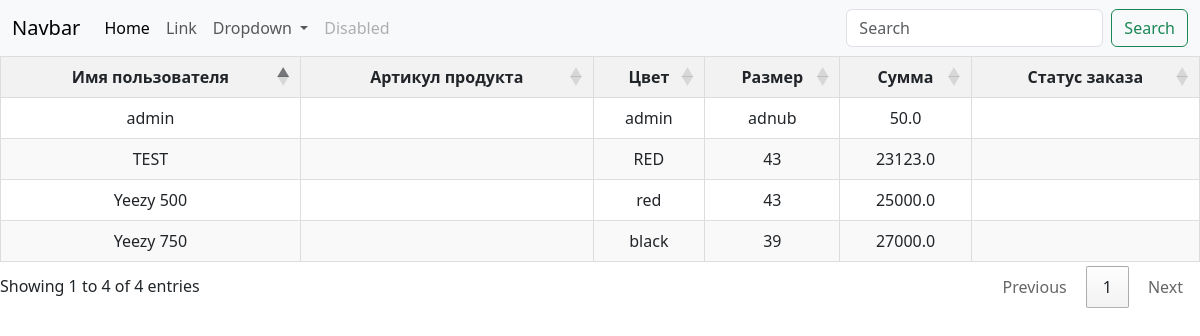
The page / on the database its author committed.
### telegram/models.py (models this page shows)
class Application(models.Model):
    name = models.CharField(
        max_length=255,
        verbose_name='Имя пользователя',
        )
    sku = models.CharField(
        max_length=255,
        verbose_name='Артикул товара',
        )
    color = models.CharField(
        max_length=255,
        verbose_name='Цвет товара',
        )
    size = models.CharField(
        max_length=255,
        verbose_name='Размер товара',
        )
    amount = models.FloatField()
    status = models.ForeignKey(Status, on_delete=models.CASCADE)
    photo = models.ImageField(
        upload_to='photos/', blank=True, null=True
        )
    class Meta:
        verbose_name = 'Товар'
        verbose_name_plural = 'Товары'

### telegram/views.py (the view)
# urls.py: path('', views.Core, name='core'),
def Core(request):
    applications = Application.objects.all()
    status = Status.objects.all()
    paginator = Paginator(applications, 10)
    page_number = request.GET.get('page')  # Get the current page number from the request
    page_obj = paginator.get_page(page_number)
    context = {
        'applications': applications,
        'status' : status,
        'page_obj': page_obj,
    }
    return render(request, 'applications.html',context=context)

### telegram/templates/applications.html (shortened to what this page needs)
<!DOCTYPE html>
<html>
<head>
    <link rel="stylesheet" type="text/css" href="https://cdn.datatables.net/1.10.25/css/jquery.dataTables.css">
    <link href="https://cdn.jsdelivr.net/npm/bootstrap@5.3.0/dist/css/bootstrap.min.css" rel="stylesheet">
</head>
<body>
    <nav class="navbar navbar-expand-lg bg-body-tertiary">
        <div class="container-fluid">
          <a class="navbar-brand" href="#">Navbar</a>
          <div class="collapse navbar-collapse" id="navbarSupportedContent">
            <ul class="navbar-nav me-auto mb-2 mb-lg-0">
              <li class="nav-item">
                <a class="nav-link active" aria-current="page" href="#">Home</a>
              </li>
              <li class="nav-item">
                <a class="nav-link" href="#">Link</a>
              </li>
              <li class="nav-item dropdown">
                <a class="nav-link dropdown-toggle" href="#" role="button" data-bs-toggle="dropdown" aria-expanded="false">
                  Dropdown
                </a>
              </li>
              <li class="nav-item">
                <a class="nav-link disabled">Disabled</a>
              </li>
            </ul>
            <form class="d-flex" role="search">
              <input class="form-control me-2" type="search" placeholder="Search" aria-label="Search">
              <button class="btn btn-outline-success" type="submit">Search</button>
            </form>
          </div>
        </div>
      </nav>
    <table id="applicationTable">
        <thead>
            <tr>
                <th>Имя пользователя</th>
                <th>Артикул продукта</th>
                <th>Цвет</th>
                <th>Размер</th>
                <th>Сумма</th>
                <th>Статус заказа</th>
            </tr>
        </thead>
        <tbody>
            {% for application in applications %}
            <tr>
                <td>{{ application.name }}</td>
                <td>{{ application.sku }}</td>
                <td>{{ application.color }}</td>
                <td>{{ application.size }}</td>
                <td>{{ application.amount }}</td>
                <td>{{ application.status.names }}</td>
            </tr>
            {% endfor %}
        </tbody>
    </table>
</body>
</html>

### telegram/templates/applications.html (style rules this page uses)
#applicationTable { border-collapse: collapse; width: 100%; }
#applicationTable th, #applicationTable td { border: 1px solid #ddd; padding: 8px; text-align: center; }
#applicationTable th { background-color: #f2f2f2; }
#applicationTable tbody tr:nth-child(even) { background-color: #f9f9f9; }

### rows shown on the page
Application: name "Yeezy 500", color "red", size "43", amount "25000.0"
Application: name "Yeezy 750", color "black", size "39", amount "27000.0"
Application: name "TEST", color "RED", size "43", amount "23123.0"
Application: name "admin", color "admin", size "adnub", amount "50.0"
